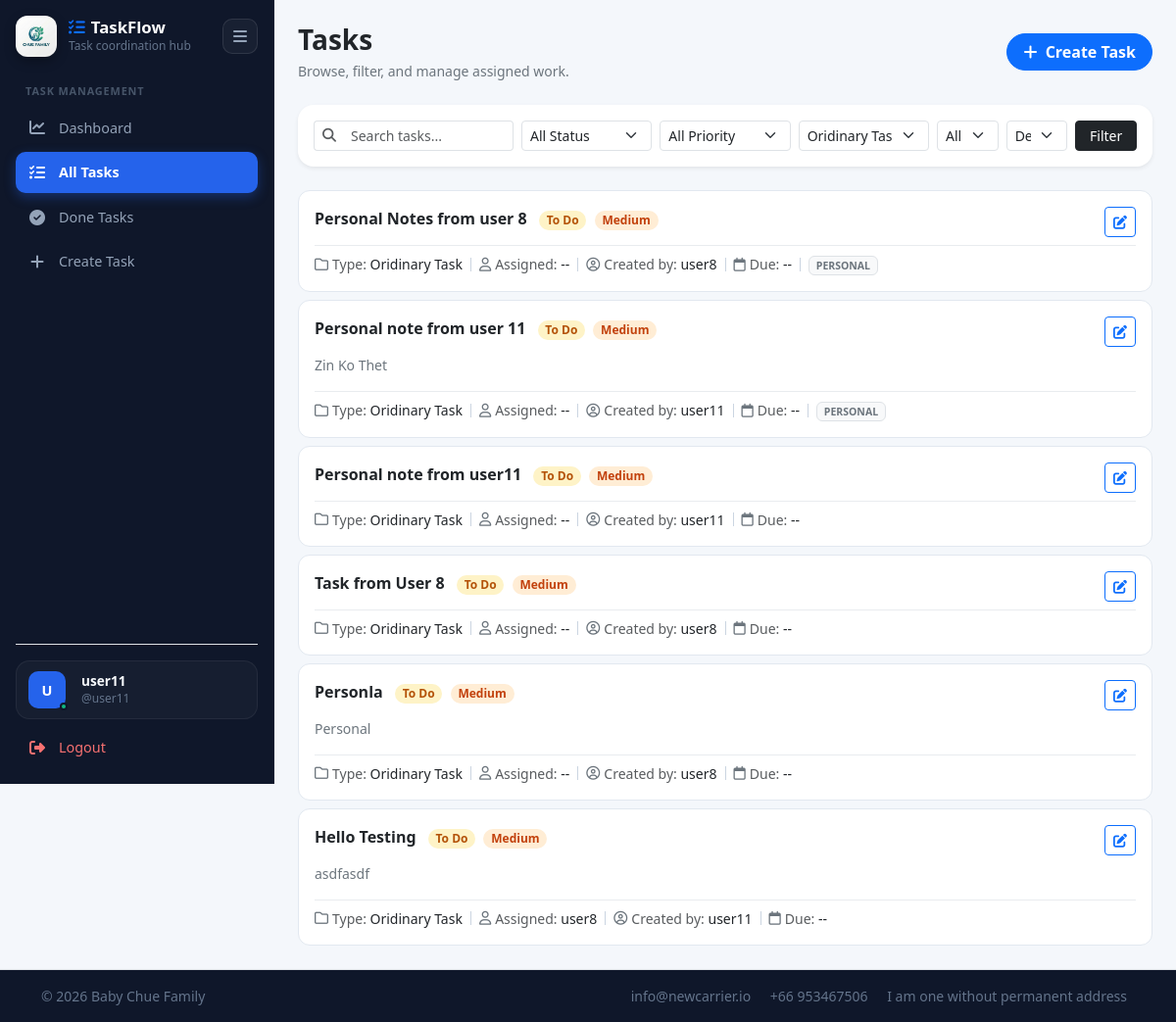
Page /tasks/list/ (signed in) on the committed database.
### tasks/models.py (models this page shows, shortened)
class Task(models.Model):
    TODO =  'TODO'
    IN_PROGRESS = 'IN_PROGRESS'
    DONE = 'DONE'
    BLOCKED = 'BLOCKED'
    STATUS_CHOICES = (
        (TODO, 'To Do'),
        (IN_PROGRESS, 'In Progress'),
        (DONE, 'Done'),
        (BLOCKED, 'Blocked'),
    )
    LOW = 'LOW'
    MEDIUM = 'MEDIUM'
    HIGH = 'HIGH'
    URGENT = 'URGENT'
    PRIORITY_CHOICES = (
        (LOW, "Low"),
        (MEDIUM, "Medium"),
        (HIGH, "High"),
        (URGENT, "Urgent"),
    )
    PERSONAL = 'PERSONAL'
    DEPARTMENT = 'DEPARTMENT'
    ORGANIZATION = 'ORGANIZATION'
    VISIBILITY_CHOICES = (
        (PERSONAL, 'Personal'),
        (DEPARTMENT, 'Department'),
        (ORGANIZATION, 'Organization'),
    )
    ORDINARY = 'ORDINARY'
    UNFINISHED_WORK = 'UNFINISHED_WORK'
    TASK_NATURE_CHOICES = (
        (ORDINARY, 'Oridinary Task'),
        (UNFINISHED_WORK, 'Unfinished Work')
    )
    title = models.CharField(max_length=200)
    description = models.TextField(blank=True)
    status = models.CharField(max_length=20, choices=STATUS_CHOICES, default=TODO)
    priority = models.CharField(max_length=20, choices=PRIORITY_CHOICES, default=MEDIUM)
    due_date = models.DateField(null=True, blank=True)
    attachment_link = models.URLField(null=True, blank=True, help_text='Optional link to Google Drive, OneDrive, or any external resource')
    organization_id = models.CharField(max_length=100, blank=True, db_index=True)
    visibility = models.CharField(max_length=20, choices=VISIBILITY_CHOICES, default=PERSONAL)
    task_nature = models.CharField(max_length=30, choices=TASK_NATURE_CHOICES, default=ORDINARY)
    department = models.ForeignKey(
        Department,
        on_delete=models.SET_NULL,
        null=True,
        blank=True,
        related_name="tasks",
    )
    assigned_to = models.ForeignKey(
        settings.AUTH_USER_MODEL,
        on_delete=models.SET_NULL,
        null=True,
        blank=True,
        related_name="assigned_tasks",
    )
    created_by = models.ForeignKey(
        settings.AUTH_USER_MODEL,
        on_delete=models.SET_NULL,
        null=True,
        related_name="created_tasks",
    )
    created_at = models.DateTimeField(auto_now_add=True)
    updated_at = models.DateTimeField(auto_now=True)
    class Meta:
        ordering = ['-created_at']
    def get_absolute_url(self):
        return reverse('tasks:task_detail', args=[self.pk])

class Department(models.Model):
    name = models.CharField(max_length=100)
    description = models.TextField(blank=True)
    organization_id = models.CharField(max_length=100, blank=True, db_index=True)
    created_at = models.DateTimeField(auto_now_add=True)
    class Meta:
        constraints = [
            models.UniqueConstraint(
                fields=['name', 'organization_id'],
                name='unique_department_name_per_organization'
                )
        ]

### tasks/views.py (the view, shortened to what this page needs)
# urls.py: path("list/", views.task_list, name="task_list"),
@login_required
def task_list(request):
    tasks = _visible_tasks_for_user(request.user)
    keyword = (request.GET.get("q") or "").strip()
    raw_status = (request.GET.get("status") or "").strip()
    status_aliases = {
        "progress": Task.IN_PROGRESS,
        "in-progress": Task.IN_PROGRESS,
        "in_progress": Task.IN_PROGRESS,
        "todo": Task.TODO,
        "done": Task.DONE,
        "blocked": Task.BLOCKED,
    }
    status = status_aliases.get(raw_status.lower(), raw_status)
    priority = (request.GET.get("priority") or "").strip()
    task_nature = (request.GET.get("task_nature") or Task.ORDINARY).strip()
    assignee = (request.GET.get("assignee") or request.GET.get("assigned") or "").strip()
    department = (request.GET.get("department") or "").strip()
    scope = (request.GET.get("scope") or "all").strip()
    if status == Task.DONE:
        tasks = tasks.filter(status=Task.DONE)
    else:
        tasks = tasks.exclude(status=Task.DONE)
    if priority:
        tasks = tasks.filter(priority=priority)
    if task_nature:
        tasks = tasks.filter(task_nature=task_nature)
    if department:
        tasks = tasks.filter(department_id=department)
    if assignee == "me":
        tasks = tasks.filter(assigned_to=request.user)
    profile = getattr(request.user, "profile", None)
    user_department = getattr(profile, "department", None)
    user_organization_id = (getattr(profile, "organization_id", "") or "").strip()
    if scope == "created":
        tasks = tasks.filter(created_by=request.user)
    elif scope == "assigned":
        tasks = tasks.filter(assigned_to=request.user)
    tasks = tasks.order_by("-created_at")
    paginator = Paginator(tasks, 10)
    page_number = request.GET.get("page")
    page_obj = paginator.get_page(page_number)
    query_params = request.GET.copy()
    if "page" in query_params:
        query_params.pop("page")
    context = {
        "tasks": page_obj,
        "page_obj": page_obj,
        "is_paginated": page_obj.has_other_pages(),
        "current_querystring": query_params.urlencode(),
        "keyword": keyword,
        "selected_status": status,
        "status_done": Task.DONE,
        "selected_priority": priority,
        "selected_task_nature": task_nature,
        "selected_assignee": assignee,
        "selected_department": department,
        "selected_scope": scope,
        "status_choices": Task.STATUS_CHOICES,
        "priority_choices": Task.PRIORITY_CHOICES,
        "task_nature_choices": Task.TASK_NATURE_CHOICES,
        "departments": Department.objects.filter(organization_id=user_organization_id).order_by("name") if user_organization_id else Department.objects.none(),
    }
    return render(request, "tasks/task_list.html", context)

### tasks/templates/tasks/task_list.html (shortened to what this page needs)
{% extends "tasks/base_tasks.html" %}
{% block content %}
<div class="d-flex flex-wrap justify-content-between align-items-center gap-3 mb-4">
  <div>
    <h2 class="h3 fw-bold mb-1 text-dark">Tasks</h2>
    <p class="text-secondary mb-0 small">Browse, filter, and manage assigned work.</p>
  </div>
  <a href="{% url 'tasks:task_create' %}" class="btn btn-primary rounded-pill px-3 fw-semibold">
    <i class="fa-solid fa-plus me-1"></i> Create Task
  </a>
</div>
<form method="get" class="card border-0 shadow-sm p-3 mb-4 rounded-4 bg-white">
  <div class="row g-2 align-items-center">
    <div class="col-lg-3 col-md-6">
      <div class="input-group input-group-sm">
        <span class="input-group-text bg-transparent border-end-0 text-muted"><i class="fa-solid fa-magnifying-glass"></i></span>
        <input type="text" name="q" value="{{ keyword }}" class="form-control form-control-sm border-start-0" placeholder="Search tasks...">
      </div>
    </div>
    <div class="col-lg-2 col-md-3 col-6">
      <select name="status" class="form-select form-select-sm">
        <option value="">All Status</option>
      </select>
    </div>
    <div class="col-lg-2 col-md-3 col-6">
      <select name="priority" class="form-select form-select-sm">
        <option value="">All Priority</option>
      </select>
    </div>
    <div class="col-lg-2 col-md-4 col-6">
      <select name="task_nature" class="form-select form-select-sm">
        {% for value, label in task_nature_choices %}
          <option value="{{ value }}" {% if selected_task_nature == value %}selected{% endif %}>{{ label }}</option>
        {% endfor %}
      </select>
    </div>
    <div class="col-lg-1 col-md-4 col-6">
      <select name="scope" class="form-select form-select-sm">
        <option value="all" {% if selected_scope == 'all' %}selected{% endif %}>All</option>
      </select>
    </div>
    <div class="col-lg-1 col-md-4 col-8">
      <select name="department" class="form-select form-select-sm">
        <option value="">Dept</option>
      </select>
    </div>
    <div class="col-lg-1 col-md-12 col-4">
      <button type="submit" class="btn btn-dark btn-sm w-100 fw-medium">Filter</button>
    </div>
  </div>
</form>
<div class="d-flex flex-column gap-2">
  {% for task in tasks %}
    <div class="task-row-card p-3">
      <div class="d-flex justify-content-between align-items-start gap-3 mb-2">
        <div class="min-w-0">
          <a href="{{ task.get_absolute_url }}" class="text-decoration-none fw-bold text-dark fs-6 d-inline-block me-2">
            {{ task.title }}
          </a>
          <span class="badge rounded-pill px-2.5 py-1
            {% if task.status == 'DONE' or task.status == 'COMPLETED' %}badge-status-done
            {% elif task.status == 'IN_PROGRESS' %}badge-status-progress
            {% else %}badge-status-pending{% endif %}">
            {{ task.get_status_display }}
          </span>
          <span class="badge rounded-pill px-2.5 py-1 ms-1
            {% if task.priority == 'HIGH' or task.priority == 'URGENT' %}badge-priority-high
            {% elif task.priority == 'MEDIUM' %}badge-priority-medium
            {% else %}badge-priority-low{% endif %}">
            {{ task.get_priority_display }}
          </span>
        </div>
        <div class="btn-group btn-group-sm flex-shrink-0">
          <a href="{{ task.get_absolute_url }}" class="btn btn-outline-primary" title="Open / Edit">
            <i class="fa-solid fa-pen-to-square"></i>
          </a>
        </div>
      </div>
      {% if task.description %}
        <p class="text-secondary small mb-3 text-break">
          {{ task.description }}
        </p>
      {% endif %}
      <div class="d-flex flex-wrap align-items-center gap-2 pt-2 border-top border-light-subtle text-muted small">
        <div class="d-flex align-items-center gap-1">
          <i class="fa-regular fa-folder text-secondary"></i>
          <span>Type: <strong class="text-dark fw-medium">{{ task.get_task_nature_display }}</strong></span>
        </div>
        <div class="d-flex align-items-center gap-1">
          <i class="fa-regular fa-user text-secondary"></i>
          <span>Assigned: <strong class="text-dark fw-medium">{{ task.assigned_to|default:"--" }}</strong></span>
        </div>
        <div class="d-flex align-items-center gap-1">
          <i class="fa-regular fa-circle-user text-secondary"></i>
          <span>Created by: <strong class="text-dark fw-medium">{{ task.created_by|default:"--" }}</strong></span>
        </div>
        <div class="d-flex align-items-center gap-1">
          <i class="fa-regular fa-calendar text-secondary"></i>
          <span>Due: <strong class="text-dark fw-medium">{{ task.due_date|default:"--" }}</strong></span>
        </div>
        {% if task.department %}
          <div>
            <span class="badge bg-light text-secondary border">{{ task.department.name }}</span>
          </div>
        {% endif %}
      </div>
    </div>
  {% empty %}
    <div class="card border-0 shadow-sm text-center py-5 rounded-4">
      <i class="fa-regular fa-folder-open display-6 text-muted mb-2 opacity-50"></i>
      <p class="text-muted mb-0">No matching tasks found.</p>
    </div>
  {% endfor %}
</div>
{% endblock %}

### tasks/templates/tasks/base_tasks.html (shortened to what this page needs)
{% load static %}
<!DOCTYPE html>
<html lang="en">
<head>
  <link href="https://cdn.jsdelivr.net/npm/bootstrap@5.3.3/dist/css/bootstrap.min.css" rel="stylesheet">
  <link href="https://cdnjs.cloudflare.com/ajax/libs/font-awesome/6.5.2/css/all.min.css" rel="stylesheet">
</head>
<body>
  <div class="container-fluid px-0">
    <div class="row g-0 app-shell">
      <aside class="sidebar p-3" id="appSidebar">
        <div class="sidebar-inner d-flex flex-column h-100">
          <div>
            <div class="sidebar-header mb-3">
              <div class="brand-wrap">
                <img src="{% static 'images/Logo.png' %}" alt="Logo" class="brand-logo">
                <div class="brand-text">
                  <div class="brand-title"><i class="fa-solid fa-list-check text-primary"></i> TaskFlow</div>
                  <div class="brand-subtitle">Task coordination hub</div>
                </div>
              </div>
              <button class="sidebar-toggle" id="desktopSidebarToggle" type="button" aria-label="Toggle sidebar">
                <i class="fa-solid fa-bars"></i>
              </button>
            </div>
            <nav>
              <div class="nav-section-title">Task Management</div>
              <a href="{% url 'tasks:dashboard' %}" class="{% if request.resolver_match.url_name == 'dashboard' %}active{% endif %}">
                <i class="fa-solid fa-chart-line"></i>
                <span class="nav-label">Dashboard</span>
              </a>
              <a href="{% url 'tasks:task_list' %}" class="{% if request.resolver_match.url_name == 'task_list' and selected_status != status_done %}active{% endif %}">
                <i class="fa-solid fa-list-check"></i>
                <span class="nav-label">All Tasks</span>
              </a>
              <a href="{% url 'tasks:task_list' %}?status=done" class="{% if request.resolver_match.url_name == 'task_list' and selected_status == status_done %}active{% endif %}">
                <i class="fa-solid fa-circle-check"></i>
                <span class="nav-label">Done Tasks</span>
              </a>
              <a href="{% url 'tasks:task_create' %}" class="{% if request.resolver_match.url_name == 'task_create' %}active{% endif %}">
                <i class="fa-solid fa-plus"></i>
                <span class="nav-label">Create Task</span>
              </a>
            </nav>
          </div>
          <div class="mt-auto pt-3 border-top border-white-50 border-opacity-10 d-flex flex-column gap-2">
            <div class="user-card d-flex align-items-center gap-3">
              <div class="avatar-circle {% cycle 'avatar-blue' 'avatar-green' 'avatar-amber' 'avatar-purple' 'avatar-pink' %}">
                {% if user.profile.image %}
                  <img src="{{ user.profile.image.url }}" alt="{{ user.username }} avatar">
                {% else %}
                  {{ user.get_full_name|default:user.username|slice:":1"|upper }}
                {% endif %}
                <span class="status-dot"></span>
              </div>
              <div class="user-meta">
                <div class="user-name">{{ user.get_full_name|default:user.username }}</div>
                <div class="user-handle">@{{ user.username }}</div>
              </div>
            </div>
            <a href="{% url 'account_logout' %}" class="logout-link">
              <i class="fa-solid fa-right-from-bracket"></i>
              <span class="logout-label">Logout</span>
            </a>
          </div>
        </div>
      </aside>
      <div class="col-lg p-4 main-content">
        {% block content %}{% endblock %}
      </div>
    </div>
  </div>
  <footer class="section-footer border-top" style="background:#0f172a; color:#64748b;">
    <div class="container">
      <section class="footer-bottom row py-3">
        <div class="col-md-3">
          <p class="mb-0 small">&copy; 2026 Baby Chue Family</p>
        </div>
        <div class="col-md-9 text-md-end small">
          <span class="px-2">info@newcarrier.io</span>
          <span class="px-2">+66 953467506</span>
          <span class="px-2">I am one without permanent address</span>
        </div>
      </section>
    </div>
  </footer>
</body>
</html>

### rows in the picture
Task: title "Personal Notes from user 8", status "To Do", priority "Medium", task_nature "Oridinary Task", assigned_to "--", created_by "user8", due_date "--", department.name "PERSONAL"
Task: title "Personal note from user 11", status "To Do", priority "Medium", description "Zin Ko Thet", task_nature "Oridinary Task", assigned_to "--", created_by "user11", due_date "--", department.name "PERSONAL"
Task: title "Personal note from user11", status "To Do", priority "Medium", task_nature "Oridinary Task", assigned_to "--", created_by "user11", due_date "--"
Task: title "Task from User 8", status "To Do", priority "Medium", task_nature "Oridinary Task", assigned_to "--", created_by "user8", due_date "--"
Task: title "Personla", status "To Do", priority "Medium", description "Personal", task_nature "Oridinary Task", assigned_to "--", created_by "user8", due_date "--"
Task: title "Hello Testing", status "To Do", priority "Medium", description "asdfasdf", task_nature "Oridinary Task", assigned_to "user8", created_by "user11", due_date "--"

### other values in the picture
{{ user.get_full_name|default:user.username|slice:":1"|upper }} "U"
{{ user.get_full_name|default:user.username }} "user11"
{{ user.username }} "user11"
form field task_nature "Oridinary Task"
